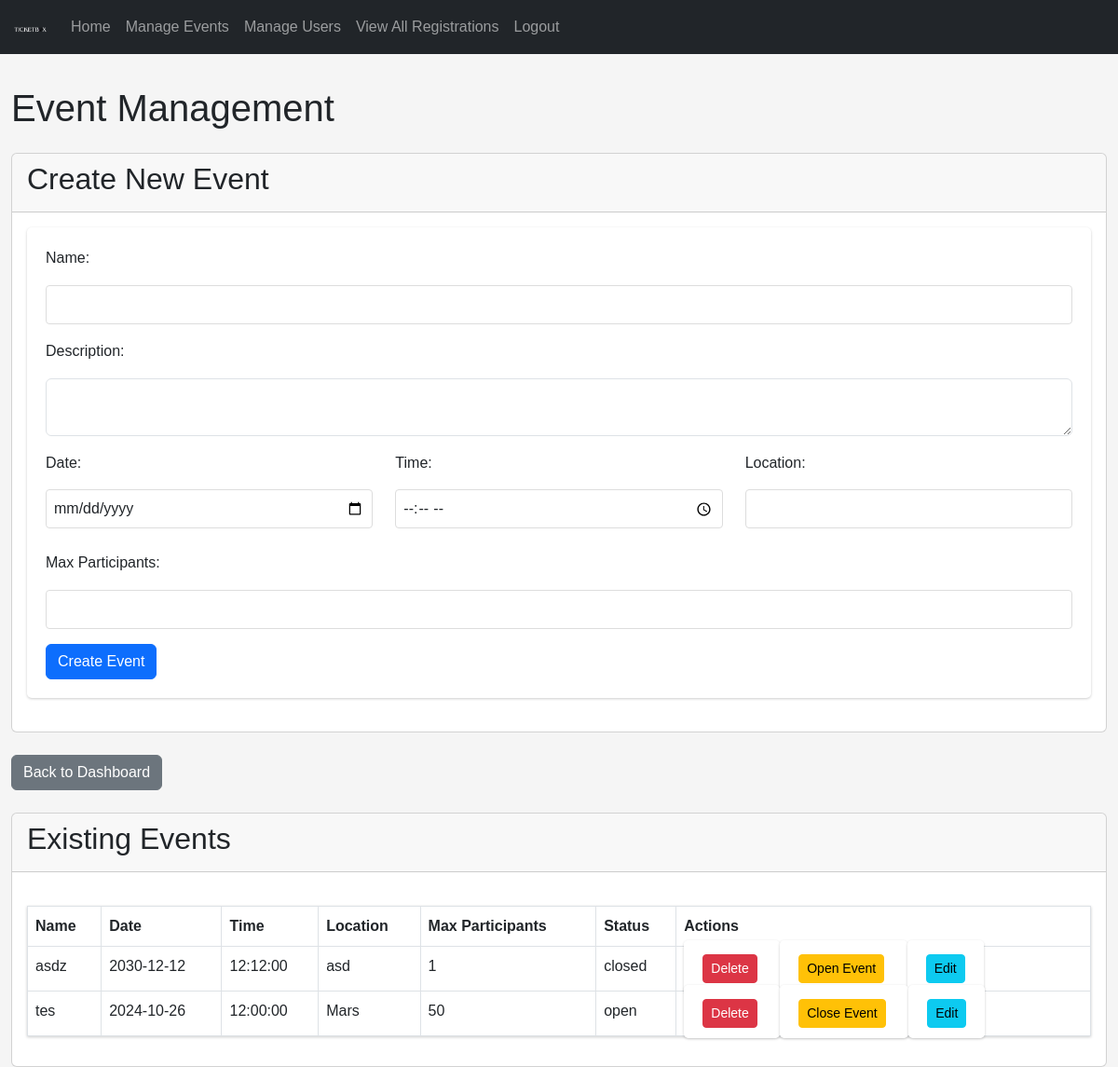
/lec/admin/event-management.php (signed in), run on the app's committed database.
### tables this page shows
CREATE TABLE `events` (
  `id` int(11) NOT NULL,
  `name` varchar(200) NOT NULL,
  `description` text DEFAULT NULL,
  `date` date NOT NULL,
  `time` time NOT NULL,
  `location` varchar(200) NOT NULL,
  `max_participants` int(11) NOT NULL,
  `current_participants` int(11) DEFAULT 0,
  `status` enum('open','closed','canceled') DEFAULT 'open',
  `image_path` varchar(255) DEFAULT NULL,
  `banner_path` varchar(255) DEFAULT NULL,
  `created_at` timestamp NOT NULL DEFAULT current_timestamp(),
  `updated_at` timestamp NOT NULL DEFAULT current_timestamp() ON UPDATE current_timestamp()
);

### lec/admin/event-management.php (the view, shortened to what this page needs)
<?php
$database = new Database();
$db = $database->getConnection();
$query = "SELECT * FROM events ORDER BY date DESC";
$stmt = $db->query($query);
$events = $stmt->fetchAll(PDO::FETCH_ASSOC);
include_once '../includes/adminheader.php';
?>
<div class="container mt-1 pt-5">
    <h1 class="mb-4">Event Management</h1>
    <div class="card mb-4">
        <div class="card-header">
            <h2><?= isset($event) ? 'Edit Event' : 'Create New Event' ?></h2>
        </div>
        <div class="card-body">
            <form method="POST" id="eventForm">
                <div class="mb-3">
                    <label for="name" class="form-label">Name:</label>
                    <input type="text" id="name" name="name" class="form-control" required value="<?= htmlspecialchars($event['name'] ?? '') ?>">
                </div>
                <div class="mb-3">
                    <label for="description" class="form-label">Description:</label>
                    <textarea id="description" name="description" class="form-control" required><?= htmlspecialchars($event['description'] ?? '') ?></textarea>
                </div>
                <div class="row">
                    <div class="col-md-4 mb-3">
                        <label for="date" class="form-label">Date:</label>
                        <input type="date" id="date" name="date" class="form-control" required value="<?= htmlspecialchars($event['date'] ?? '') ?>">
                    </div>
                    <div class="col-md-4 mb-3">
                        <label for="time" class="form-label">Time:</label>
                        <input type="time" id="time" name="time" class="form-control" required value="<?= htmlspecialchars($event['time'] ?? '') ?>">
                    </div>
                    <div class="col-md-4 mb-3">
                        <label for="location" class="form-label">Location:</label>
                        <input type="text" id="location" name="location" class="form-control" required value="<?= htmlspecialchars($event['location'] ?? '') ?>">
                    </div>
                </div>
                <div class="mb-3">
                    <label for="max_participants" class="form-label">Max Participants:</label>
                    <input type="number" id="max_participants" name="max_participants" class="form-control" required value="<?= htmlspecialchars($event['max_participants'] ?? '') ?>">
                </div>
                <button type="submit" class="btn btn-primary"><?= isset($event) ? 'Update Event' : 'Create Event' ?></button>
            </form>
        </div>
    </div>
    <a href="dashboard.php" class="btn btn-secondary mb-4">Back to Dashboard</a>
    <div class="card">
        <div class="card-header">
            <h2>Existing Events</h2>
        </div>
        <div class="card-body">
            <table class="table table-bordered">
                <thead>
                    <tr>
                        <th>Name</th>
                        <th>Date</th>
                        <th>Time</th>
                        <th>Location</th>
                        <th>Max Participants</th>
                        <th>Status</th>
                        <th>Actions</th>
                    </tr>
                </thead>
                <tbody>
                    <?php foreach ($events as $event): ?>
                        <tr>
                            <td><?= htmlspecialchars($event['name']) ?></td>
                            <td><?= htmlspecialchars($event['date']) ?></td>
                            <td><?= htmlspecialchars($event['time']) ?></td>
                            <td><?= htmlspecialchars($event['location']) ?></td>
                            <td><?= htmlspecialchars($event['max_participants']) ?></td>
                            <td><?= htmlspecialchars($event['status'] ?? 'N/A') ?></td>
                            <td>
                                <form method="POST" class="d-inline">
                                    <button type="submit" class="btn btn-danger btn-sm" onclick="return confirm('Are you sure?')">Delete</button>
                                </form>
                                <form method="POST" class="d-inline">
                                    <button type="submit" class="btn btn-warning btn-sm">
                                        <?= $event['status'] === 'open' ? 'Close Event' : 'Open Event' ?>
                                    </button>
                                </form>
                                <form method="POST" class="d-inline">
                                    <button type="submit" class="btn btn-info btn-sm">Edit</button>
                                </form>
                            </td>
                        </tr>
                    <?php endforeach; ?>
                </tbody>
            </table>
        </div>
    </div>
</div>
</body>
</html>

### lec/assets/css/style.css (style rules this page uses)
body { font-family: Arial, sans-serif; line-height: 1.6; margin: 0; background-color: #f5f5f5; padding-top: 40px; }
.container { max-width: 1200px; margin: 0 auto; }
table { width: 100%; border-collapse: collapse; margin: 20px 0; background-color: white; box-shadow: 0 1px 3px rgba(0,0,0,0.2); }
th, td { padding: 12px 15px; text-align: left; border-bottom: 1px solid #ddd; }
th { background-color: #f8f9fa; font-weight: bold; }
form { background-color: white; padding: 20px; border-radius: 5px; box-shadow: 0 1px 3px rgba(0,0,0,0.2); margin-bottom: 20px; }
input[type="text"], input[type="date"], input[type="time"], input[type="number"], textarea { width: 100%; padding: 8px; margin: 8px 0; border: 1px solid #ddd; border-radius: 4px; box-sizing: border-box; }
button { background-color: #007bff; color: white; padding: 10px 15px; border: none; border-radius: 4px; cursor: pointer; }

### data on the page
events: name "asdz", date "2030-12-12", time "12:12:00", location "asd", max_participants "1", status "closed", shows "Open Event"
events: name "tes", date "2024-10-26", time "12:00:00", location "Mars", max_participants "50", status "open", shows "Close Event"
